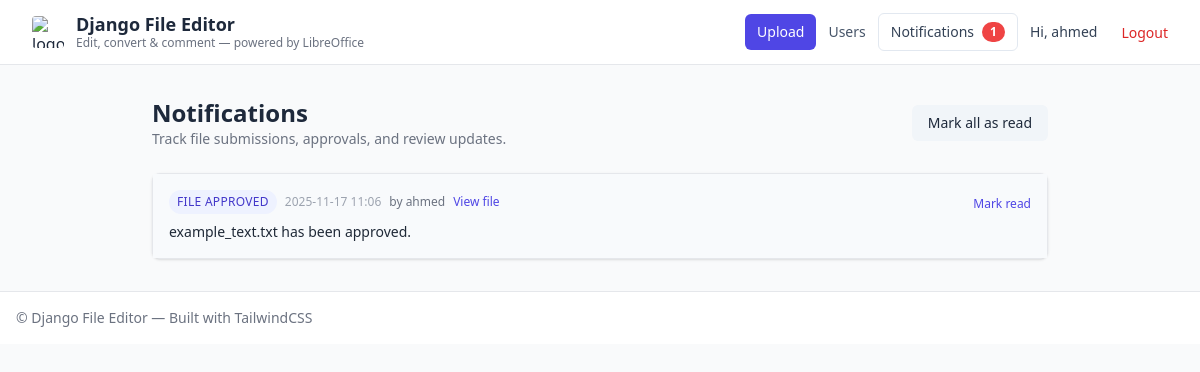
Before: /users/notifications/ (signed in) with the older database file.
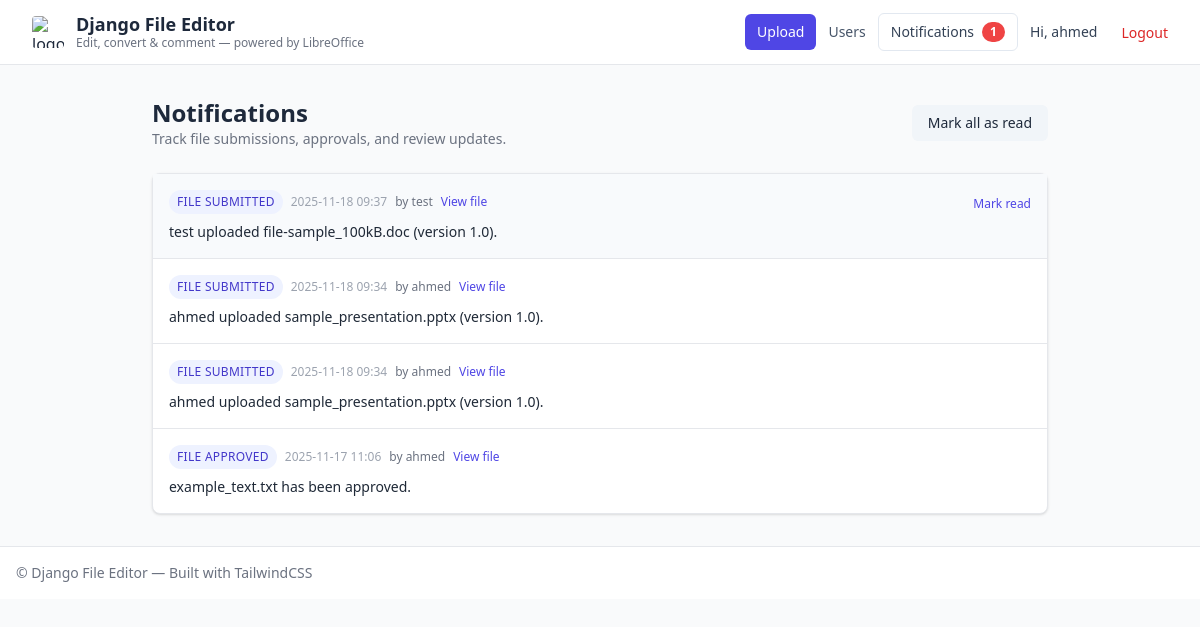
After: the same page with the newer database file.
### files/models.py (models this page shows, shortened)
class Notification(models.Model):
    class Types(models.TextChoices):
        FILE_SUBMITTED = ('file_submitted', 'File submitted')
        FILE_APPROVED = ('file_approved', 'File approved')
        FILE_REJECTED = ('file_rejected', 'File rejected')
        GENERAL = ('general', 'General')
    recipient = models.ForeignKey(User, on_delete=models.CASCADE, related_name='notifications')
    sender = models.ForeignKey(User, on_delete=models.SET_NULL, null=True, blank=True, related_name='sent_notifications')
    notification_type = models.CharField(max_length=40, choices=Types.choices)
    message = models.TextField()
    related_file = models.ForeignKey(UploadedFile, on_delete=models.CASCADE, null=True, blank=True)
    created_at = models.DateTimeField(auto_now_add=True)
    is_read = models.BooleanField(default=False)
    class Meta:
        ordering = ['-created_at']

### users/views.py (the view)
# urls.py: path('notifications/', views.notifications_list, name='notifications'),
@login_required
def notifications_list(request):
    notifications = request.user.notifications.select_related('sender', 'related_file')
    if request.method == 'POST':
        request.user.notifications.filter(is_read=False).update(is_read=True)
        return redirect('notifications')
    return render(request, 'users/notifications.html', {'notifications': notifications})

### core/context_processors.py (called while the page is built)
def notifications_meta(request) -> Dict[str, int]:
    if not request.user.is_authenticated:
        return {
            'notifications_unread_count': 0,
        }
    try:
        unread_count = request.user.notifications.filter(is_read=False).count()
    except Exception:
        unread_count = 0
    return {
        'notifications_unread_count': unread_count,
    }

### templates/users/notifications.html (shortened to what this page needs)
{% extends "base.html" %}
{% block content %}
<div class="max-w-4xl mx-auto">
  <div class="flex items-center justify-between mb-6">
    <div>
      <h1 class="text-2xl font-bold">Notifications</h1>
      <p class="text-sm text-gray-500">Track file submissions, approvals, and review updates.</p>
    </div>
    <form method="post" class="inline-flex items-center gap-2">
      <button type="submit" class="px-4 py-2 text-sm bg-slate-100 text-slate-800 rounded-md hover:bg-slate-200">
        Mark all as read
      </button>
    </form>
  </div>
  <div class="bg-white rounded-lg shadow border divide-y">
    {% for notification in notifications %}
      <div class="p-4 flex items-start gap-4 {% if not notification.is_read %}bg-slate-50{% endif %}">
        <div class="flex-1">
          <div class="flex items-center gap-2 flex-wrap">
            <span class="text-xs uppercase tracking-wide px-2 py-1 rounded-full bg-indigo-50 text-indigo-700">
              {{ notification.get_notification_type_display }}
            </span>
            <span class="text-xs text-gray-400">{{ notification.created_at|date:"Y-m-d H:i" }}</span>
            {% if notification.sender %}
              <span class="text-xs text-gray-500">by {{ notification.sender.username }}</span>
            {% endif %}
            {% if notification.related_file %}
              <a href="{% url 'file_detail' notification.related_file.id %}" class="text-xs text-indigo-600 hover:underline">
                View file
              </a>
            {% endif %}
          </div>
          <p class="mt-2 text-sm text-gray-800">{{ notification.message }}</p>
        </div>
        {% if not notification.is_read %}
          <form method="post" action="{% url 'notification_mark_read' notification.id %}">
            <button class="text-xs text-indigo-600 hover:underline">Mark read</button>
          </form>
        {% endif %}
      </div>
    {% empty %}
      <div class="p-6 text-center text-gray-500">
        No notifications yet.
      </div>
    {% endfor %}
  </div>
</div>
{% endblock %}

Changed rows visible on the page:
added Notification: notification_type "FILE SUBMITTED", created_at "2025-11-18 09:37", sender.username "test", shows "View file", message "test uploaded file-sample_100kB.doc (version 1.0).", is_read "Mark read"
added Notification: notification_type "FILE SUBMITTED", created_at "2025-11-18 09:34", sender.username "ahmed", shows "View file", message "ahmed uploaded sample_presentation.pptx (version 1.0)."
added Notification: notification_type "FILE SUBMITTED", created_at "2025-11-18 09:34", sender.username "ahmed", shows "View file", message "ahmed uploaded sample_presentation.pptx (version 1.0)."
changed Notification "example_text.txt has been approved.": no longer shows "Mark read"
